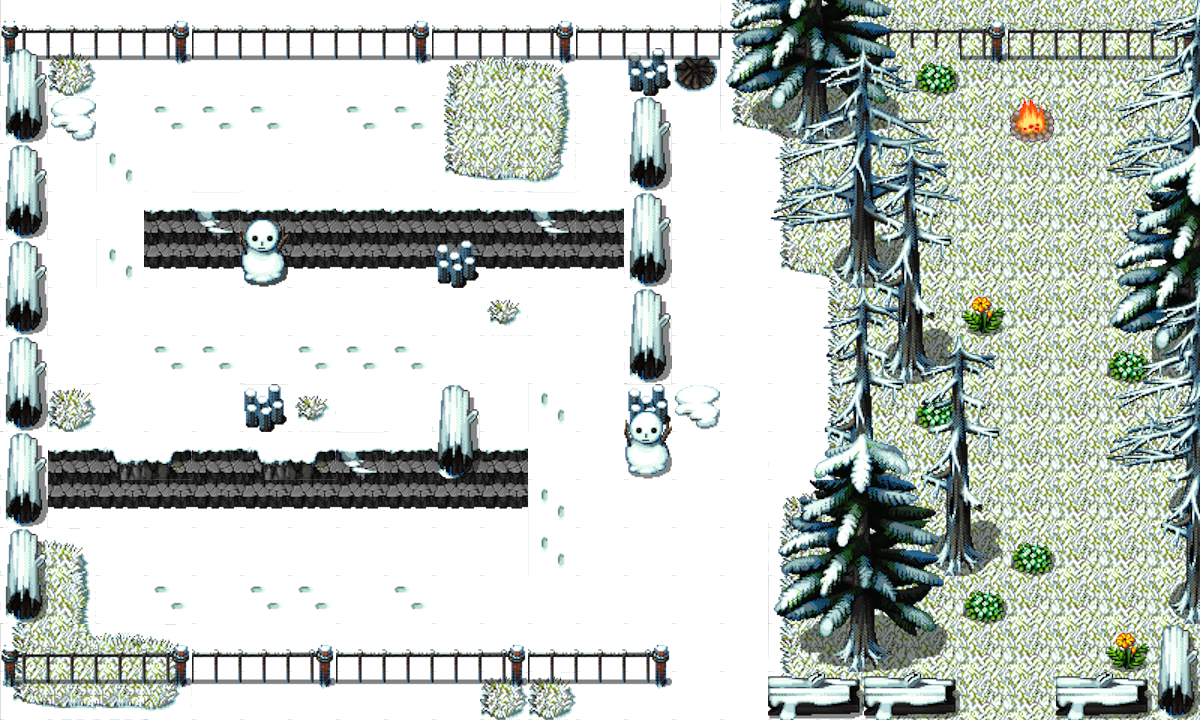

This is a level from a 2D game, rendered from its Tiled map with the project's own tilesets. A one-line summary and the map file follow, with tile-layer data summarised:
An orthogonal 25x15 tile map with 48x48 px tiles, 5 tile layers (fondblanc, Calque 5, decor, decor 2, ...), 6 tilesets and 31 objects.

<map version="1.0" orientation="orthogonal" width="25" height="15" tilewidth="48" tileheight="48">
 <tileset firstgid="1" name="caillous" tilewidth="24" tileheight="24">
  <image source="../Images/caillous.png" trans="ffffff" width="504" height="384" />
 </tileset>
 <tileset firstgid="337" name="snowmoda4chipsalaurabe" tilewidth="48" tileheight="48">
  <image source="../Images/snowmoda4chipsalaurabe.png" trans="ffffff" width="96" height="240" />
 </tileset>
 <tileset firstgid="347" name="tilebsnowmodalaurable" tilewidth="48" tileheight="48">
  <image source="../Images/tilebsnowmodalaurable.png" trans="ffffff" width="768" height="768" />
 </tileset>
 <tileset firstgid="603" name="Hanzo-SnowfieldSetVS-1" tilewidth="48" tileheight="48">
  <image source="../Images/Hanzo-SnowfieldSetVS-1.png" width="768" height="768" />
 </tileset>
 <tileset firstgid="859" name="endfire" tilewidth="48" tileheight="48">
  <image source="../Code/image/endfire.png" width="192" height="215" />
 </tileset>
 <tileset firstgid="875" name="endfire" tilewidth="48" tileheight="48">
  <image source="../Code/image/endfire.png" width="192" height="192" />
 </tileset>
 <layer name="fondblanc" width="25" height="15">
  <data>[375 cells, 375 non-empty, 1 distinct tile ids]</data>
 </layer>
 <layer name="Calque 5" width="25" height="15">
  <data>[375 cells, 177 non-empty, 20 distinct tile ids]</data>
 </layer>
 <layer name="decor" width="25" height="15">
  <data>[375 cells, 210 non-empty, 42 distinct tile ids]</data>
 </layer>
 <layer name="decor 2" width="25" height="15">
  <data>[375 cells, 77 non-empty, 45 distinct tile ids]</data>
 </layer>
 <layer name="Calque 4" width="25" height="15">
  <data>[375 cells, 6 non-empty, 4 distinct tile ids]</data>
 </layer>
 <objectgroup color="#000000" draworder="topdown" name="wall" width="0" height="0">
  <object x="0" y="0" width="1200" height="48" />
  <object x="0" y="48" width="48" height="672" />
  <object x="48" y="672" width="624" height="48" />
  <object x="1152" y="48" width="48" height="624" />
  <object x="48" y="432" width="480" height="48" />
  <object x="624" y="48" width="49" height="432" />
  <object x="144" y="192" width="480" height="48" />
  <object x="432" y="240" width="48" height="48" />
  <object x="432" y="384" width="48" height="48" />
  <object x="240" y="240" width="48" height="48" />
  <object x="240" y="384" width="48" height="48" />
  <object x="720" y="48" width="48" height="96" />
  <object x="816" y="240" width="144" height="432" />
  <object x="768" y="672" width="192" height="48" />
  <object x="1056" y="672" width="144" height="48" />
  <object x="768" y="480" width="48" height="144" />
  <object x="960" y="336" width="48" height="240" />
  <object x="768" y="96" width="192" height="144" />
  <object x="768" y="48" width="144" height="48" />
  <object x="1104" y="48" width="48" height="432" />
 </objectgroup>
 <objectgroup color="#ff0000" draworder="topdown" name="spawn" width="0" height="0">
  <object x="672" y="624" width="48" height="48" />
  <object x="1008" y="624" width="48" height="48" />
 </objectgroup>
 <objectgroup color="#ffcc66" draworder="topdown" name="key" width="0" height="0" />
 <objectgroup color="#804000" draworder="topdown" name="door" width="0" height="0">
  <object x="672" y="672" width="96" height="48">
   <properties>
    <property name="color" value="255#255#180" />
    <property name="id" value="1" />
    <property name="teleport" value="map5#2" />
   </properties>
  </object>
  <object x="960" y="672" width="96" height="48">
   <properties>
    <property name="color" value="255#255#180" />
    <property name="id" value="1" />
    <property name="teleport" value="map5#6" />
   </properties>
  </object>
 </objectgroup>
 <objectgroup color="#0000ff" draworder="topdown" name="booleandoor" width="0" height="0">
  <object x="528" y="432" width="96" height="48">
   <properties>
    <property name="color" value="180#255#255" />
    <property name="id" value="J0" />
   </properties>
  </object>
  <object x="432" y="288" width="48" height="96">
   <properties>
    <property name="color" value="255#255#10" />
    <property name="id" value="3" />
   </properties>
  </object>
  <object x="48" y="192" width="96" height="48">
   <properties>
    <property name="color" value="255#155#10" />
    <property name="id" value="13" />
   </properties>
  </object>
  <object x="240" y="288" width="48" height="96">
   <properties>
    <property name="color" value="155#10#255" />
    <property name="id" value="4" />
   </properties>
  </object>
 </objectgroup>
 <objectgroup color="#408000" draworder="topdown" name="switch" width="0" height="0" />
 <objectgroup color="#ff00ff" draworder="topdown" name="magic" width="0" height="0" />
 <objectgroup color="#ffffff" draworder="topdown" name="pressureplate" width="0" height="0">
  <object x="480" y="96" width="48" height="48">
   <properties>
    <property name="close" value="" />
    <property name="color" value="155#255#10" />
    <property name="id" value="Plate14" />
    <property name="open" value="14" />
   </properties>
  </object>
  <object x="96" y="576" width="48" height="48">
   <properties>
    <property name="close" value="" />
    <property name="color" value="10#255#255" />
    <property name="id" value="Platefuck" />
    <property name="open" value="2" />
   </properties>
  </object>
 </objectgroup>
 <objectgroup color="#800000" draworder="topdown" name="caillou" width="0" height="0" />
 <objectgroup draworder="topdown" name="endgame" width="25" height="15">
  <object x="960" y="48" width="144" height="144" />
 </objectgroup>
</map>
